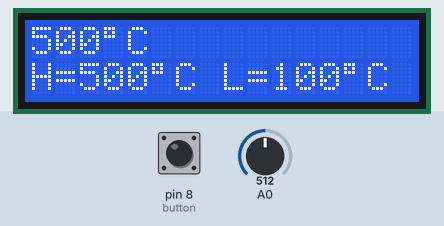
The sketch below on a simulated Arduino Uno, built with avr-gcc and run on an emulated ATmega328P. Shown: 16×2 character LCD. The inputs (shaded band) are chosen by the test bench; at power-on: pin 8 (button) LOW, A0 = 512.

Above: at 1.2 s.
1.3 s: pin 8 (button) pulled HIGH for 3.2 s
At 4.9 s:
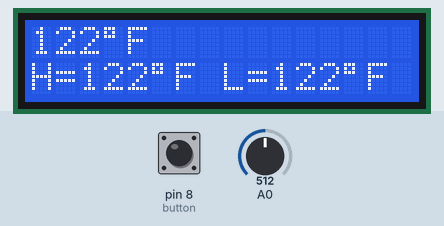
6.1 s: A0 set to 716
At 7.6 s:
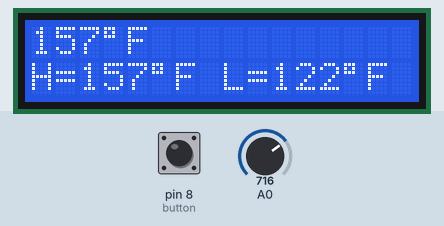
7.9 s: pin 8 (button) pulled HIGH for 0.3 s
At 9.4 s:
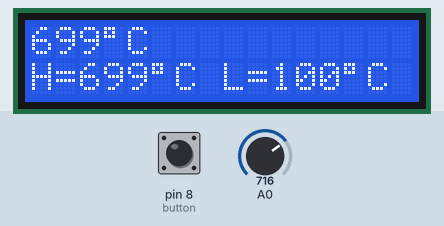
9.7 s: A0 set to 12
At 11.1 s:
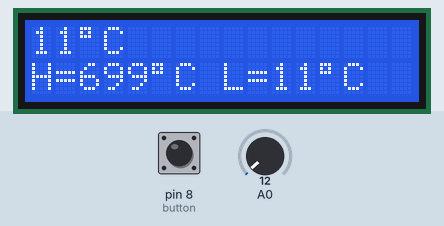
11.4 s: A0 set to 9
At 12.9 s:
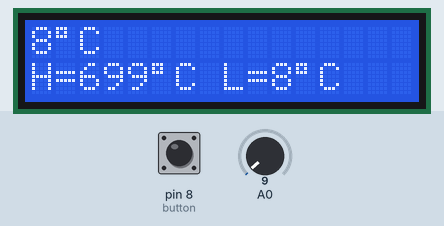
Timing chart, 0 to 14.2 s (numbered marks = the images above; inputs shaded):
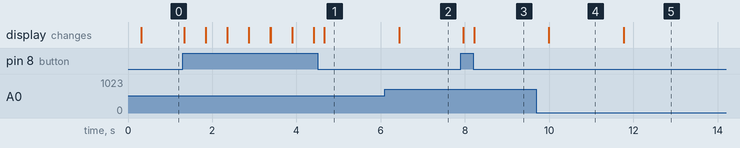

Measured:
- after the input at 1.3 s, the display: first changes at once (image 1 shows a later state)
- after the input at 6.1 s, the display: changes after 0.34 s (image 2)
- after the input at 7.9 s, the display: first changes after 0.06 s (image 3 shows a later state)
- after the input at 9.7 s, the display: changes after 0.29 s (image 4)
- after the input at 11.4 s, the display: changes after 0.37 s (image 5)

The sketch:

Display_LCD_de_Temperatura.ino
```cpp
//Projeto 24
#include <LiquidCrystal.h>

//Inicia a biblioteca com os numeros dos pinos de interface
LiquidCrystal lcd(12, 11, 5, 4, 3, 2);  //Cria um objeto lcd e atribui os pinos

int maxC = 0, minC = 100, maxF = 0, minF = 212;
int escala = 1;
int button = 8;

void setup(){
  lcd.begin(16, 2); //Define o cursor na posição de inicio
  analogReference(INTERNAL);
  pinMode(button, INPUT);
  lcd.clear();
}

void loop(){
  lcd.setCursor(0, 0);    //Define a posicao inicial do cursor
  int sensor = analogRead(0); //Le a temperatura do sensor
  int estadoBotao = digitalRead(button);  //Verifica se o botao foi precionado

  switch(estadoBotao){
    case HIGH:
      escala =-escala;   //Inverte a escala
      lcd.clear();
  }
  delay(250);

  switch(escala){
    case 1:
      celsius(sensor);
    break;
    case -1:
      fahrenheit(sensor);
    break;
  }
}

void celsius(int sensor){
  lcd.setCursor(0,0);
  int temp = sensor * 0.9765625;
  lcd.print(temp);
  lcd.write(B11011111);   //Simbolo do Grau
  lcd.print("C ");

  if(temp > maxC){
    maxC = temp;
  }
  if(temp < minC){
    minC = temp;
  }
  lcd.setCursor(0,1);
  lcd.print("H=");
  lcd.print(maxC);
  lcd.write(B11011111);
  lcd.print("C L=");
  lcd.print(minC);
  lcd.write(B11011111);
  lcd.print("C ");
}

void fahrenheit(int sensor){
  lcd.setCursor(0,0);
  float temp = ((sensor * 0.09765625) * 1.8)+32;
  lcd.print(int(temp));
  lcd.write(B11011111);
  lcd.print("F ");

  if(temp > maxF){
    maxF = temp;
  }
  if(temp < minF){
    minF = temp;
  }
  lcd.setCursor(0,1);
  lcd.print("H=");
  lcd.print(maxF);
  lcd.write(B11011111);
  lcd.print("F L=");
  lcd.print(minF);
  lcd.write(B11011111);
  lcd.print("F ");
}
```
